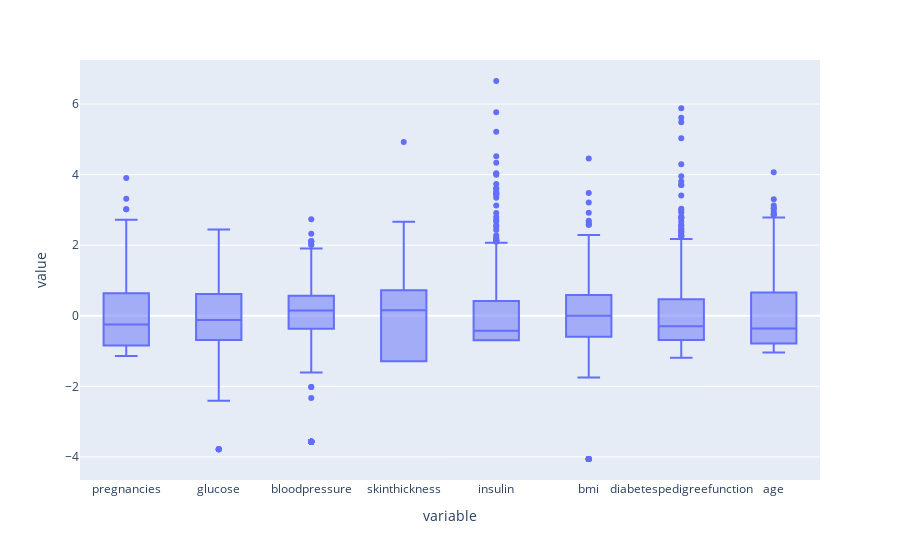

Here is the notebook cell this chart was saved with:
### Code cell
px.box(normalised_X)

### Figure 1 — Plotly figure (JSON) as saved in the notebook; plotly's stock layout.template omitted (floating-point values rounded to 4 significant figures; data arrays with more than 128 entries replaced by an {"elided": "..."} marker saying what was removed)
{"data": [{"alignmentgroup": "True", "hovertemplate": "variable=%{x}<br>value=%{y}<extra></extra>", "legendgroup": "", "marker": {"color": "#636efa"}, "name": "", "notched": false, "offsetgroup": "", "orientation": "v", "showlegend": false, "type": "box", "x": {"elided": "6144 str values"}, "x0": " ", "xaxis": "x", "y": {"elided": "6144 float values"}, "y0": " ", "yaxis": "y"}], "layout": {"boxmode": "group", "legend": {"tracegroupgap": 0}, "margin": {"t": 60}, "xaxis": {"anchor": "y", "domain": [0, 1], "title": {"text": "variable"}}, "yaxis": {"anchor": "x", "domain": [0, 1], "title": {"text": "value"}}}}
